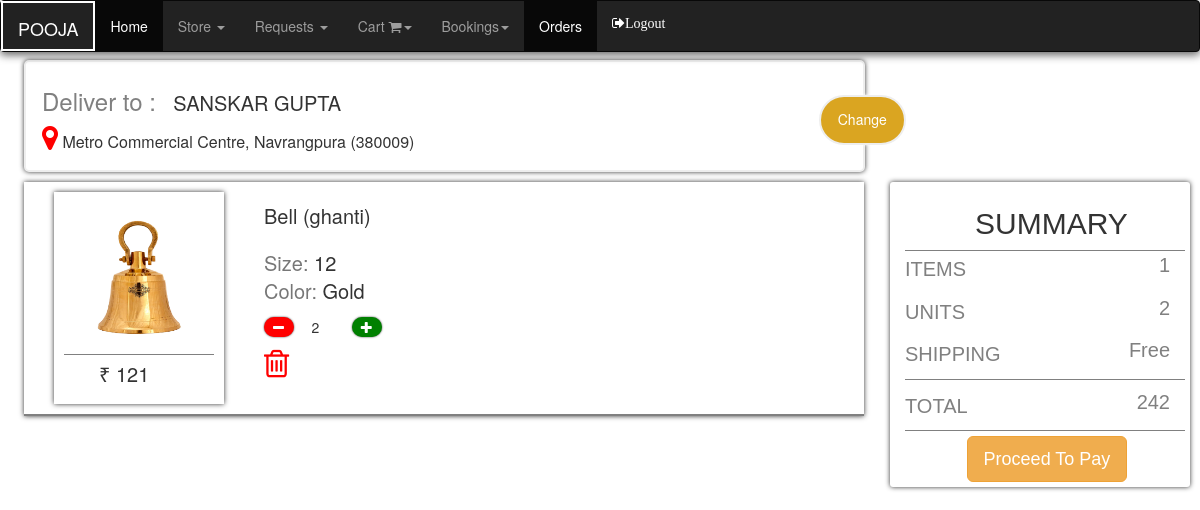
The page /customer/view_products_cart (signed in) on the database its author committed.
### main_app/models.py (models this page shows, shortened)
class saved_Address(models.Model):
    name=models.CharField(max_length=50,default="Dummy name")
    phone=models.CharField(max_length=50,default="1234567890")
    address= models.CharField(max_length=200)
    landmark=models.CharField(max_length=200)
    pincode=models.IntegerField()
    default=models.BooleanField(default=False)
    city=models.CharField(max_length=200)
    state=models.CharField(max_length=200)
    country=models.CharField(max_length=200)
    user=models.ForeignKey(app_users,on_delete=models.CASCADE)

class color_quantity(models.Model):
    color=models.CharField(max_length=20)
    quantity=models.IntegerField()
    price=models.IntegerField(default=0)
    photo=models.ImageField(verbose_name="photo",upload_to='images',null=True)
    product=models.ForeignKey(pooja_products,related_name="product",on_delete=models.CASCADE)
    slug=models.SlugField(unique=True,null=True)

class pooja_products(models.Model):
    name=models.CharField(max_length=50)
    size=models.CharField(max_length=50)
    description=models.TextField()

### customers/models.py (models this page shows)
class product_cart(models.Model):
    product=models.ForeignKey(color_quantity,on_delete=models.CASCADE)
    customer=models.ForeignKey(app_users,on_delete=models.CASCADE)
    quantity=models.IntegerField()
    payment_choices = [
        ('Completed', 'Completed'),
        ('Failed', 'Failed'),
        ('Cancelled','Cancelled'),
        ('Waiting','Waiting')
    ]
    payment_status=models.CharField(max_length=20,choices=payment_choices,default='Completed')

### customers/views.py (the view)
# urls.py: path('view_products_cart',views.view_products_cart),
def view_products_cart(request):
    user=app_users.objects.filter(email=request.user.username).first()
    cart_objs=product_cart.objects.filter(customer=user)
    units=0
    for obj in cart_objs:
        units+=obj.quantity
    addresses=saved_Address.objects.filter(user=user)
    for address in addresses:
        if(address.default):
            default_address=address
    return render(request,'customers/view_cart.html',{'cart_objs':cart_objs,'units':units, 'addresses':addresses,'default_address':default_address})

### templates/customers/view_cart.html (shortened to what this page needs)
{% extends 'addons/customers/navigation.html'%}
{% block extra_head %}
<link rel="stylesheet" href="https://cdnjs.cloudflare.com/ajax/libs/font-awesome/4.7.0/css/font-awesome.min.css">
{% endblock %}
    {% block mymessage %}
      <div style="margin-top:60px;">
        {% if cart_objs|length > 0 %}
<form method="post" action="/customer/initiate_payment/cart_order">
<div id="default_address" style="margin-left:2%; ">
<div style="background-color:white; margin-top:0px; box-shadow: 0px 0px 5px;  border:2px solid #eee; border-radius:5px; height:auto; width:71.5%; display:inline-block; padding:16px; padding-top:6px;">
<h3 style= "display:inline-block; color:grey;"> Deliver to :  &nbsp; </h3>
<div id="address_name"style="font-size:20px; display:inline-block; text-transform:uppercase;">  {{default_address.name}}</div>
<div id="address_location" style="font-size:16px; height:max-content; width:90%;"> <i class="fa fa-map-marker" style="font-size:28px;color:red"></i> {{default_address.address}} ({{default_address.pincode}}) </div>
</div>
<div style="display:inline-block; width:28%; position:relative; top:-23; left:-50;">
<div id="change_btn"style="display:block; border-top:2px solid #eee; padding-left:17px;padding-right:17px;padding-top:12px ; border:2px solid #eee; box-shadow:0px 0px 3px;color:white; height:50px; width:max-content; border-radius:60px; background-color:#DAA521" onclick="show_address()"> Change </div>
</div>
</div>
        <div style="margin-top:10px; margin-left:2%; box-shadow:0px 0px 5px; width:70%; " >
          <div style="display:inline-block; width:100%;">
            {% for obj in cart_objs %}
            <div style="display:flex;  border-bottom:2px solid grey; padding-bottom:10px; margin-top:10px; width:100%;">
              <div style="display:inline-block; box-shadow: 0px 0px 5px; padding:10px; margin-left:30px;">
                <div>
                  <img style="height:150px; width:150px; border-radius:6px;"
                    src="{{obj.product.photo.url}}"
                    class="img-fluid rounded-3" alt="Cotton T-shirt">
                </div>
                <div style="width:150px; border-top:1px solid grey; margin-top:2px; font-size:20px; padding:5px; padding-left:35px;">
                  &#8377; {{obj.product.price}}
                </div>
              </div>
              <div style="display:inline-block; padding-top:15px; padding:10px; margin-left:30px;">
                <div style="font-size:20px;">
                  <p>{{obj.product.product.name}}</p>
                  <p style="text-transform:capitalize; margin-top:18px;"><span style="margin-top:18px;"class="text-muted">Size: </span>{{obj.product.product.size}} <br><span class="text-muted">Color: </span>{{obj.product.color}}</p>
                </div>
                <div>
                  <div class="quantity_btn" style="background-color:red;" onclick="update_quantity(this,'minus')">
                    <i class="fa fa-minus" style="color:white;" ></i>
                  </div>
                  <input id="form1" style="width:max-content; text-align:center; border:none; width:50px;" onchange="update_total()" name="prod_quantity" min="1" value="{{obj.quantity}}" type="number"
                    required />
                  <div class="quantity_btn"style="background-color:green;" onclick= "update_quantity(this,'plus')">
                    <i class="fa fa-plus" style="color:white;"></i>
                  </div>
                </div>
                <a href="/customer/remove_cart_item/{{obj.product.slug}}">
                <i class="fa fa-trash-o" style="font-size:32px;color:red; margin-top:10px;"></i>
                </a>
              </div>
            </div>
              {% endfor %}
          </div>
          <div class="summary_box">
              <div style="border-bottom:1px solid grey">
              <h2 style="margin-left: 25%; padding-top:0px;"> SUMMARY </h2>
              </div>
              <div>
              <p class="summary_text">ITEMS </p><p class="summary_value"> {{cart_objs|length}}  </p>
              </div>
              <div>
              <p class="summary_text" >UNITS </p><p class="summary_value" id="units">{{units}} </p>
              </div>
              <div>
              <p class="summary_text">SHIPPING </p><p class="summary_value"> Free </p>
              </div>
              <div id="total_value">
              </div>
              <div>
                <div>
                  <button type="submit" id="proceed" onclick="update_total()"  class="btn btn-warning btn-block btn-lg" style="width:max-content; margin-top:5px; margin-left:22%;">Proceed To Pay</button>
                </div>
              </div>
              </div>
          </div>
        </div>
{% else %}
<h1> CART EMPTY </h1>
<a href='/customer/view_products'> <h1>Continue Shoppping </h1></a>
{% endif %}
        {% endblock %}

### templates/addons/customers/navigation.html (style rules this page uses)
body { font-family: "Lato", sans-serif; background-repeat: no-repeat; background-size: cover; background-position: fixed; }

### templates/customers/view_cart.html (style rules this page uses)
body { font-family: algerian; }
.summary_box { display:inline-block; box-shadow: 0px 0px 5px; border-radius:3px; font-family:arial; font-size:20px; padding:5px; padding-left:15px; position:fixed; right:10; width:25%; }
.summary_text { display:inline-block; color:grey; padding-top:4px; }
.summary_value { float:right; color:grey; margin-right:15px; display:inline-block; }
#total_value { padding-top:8px; border-top:1px solid grey; border-bottom:1px solid grey; }
.quantity_btn { display:inline-block; width:30px; height:20px; padding-top:4px; border-radius:10px; box-shadow: 0px 0px 2px; padding-left:9px; }

### rows shown on the page
saved_Address: name "SANSKAR GUPTA", address "Metro Commercial Centre, Navrangpura", pincode "380009"
product_cart: product.photo (picture), product.price "121", product.product.name "Bell (ghanti)", product.product.size "12", product.color "Gold", prod_quantity "2"

### other values the page prints
{{ cart_objs|length }} "1"
{{ units }} "2"
